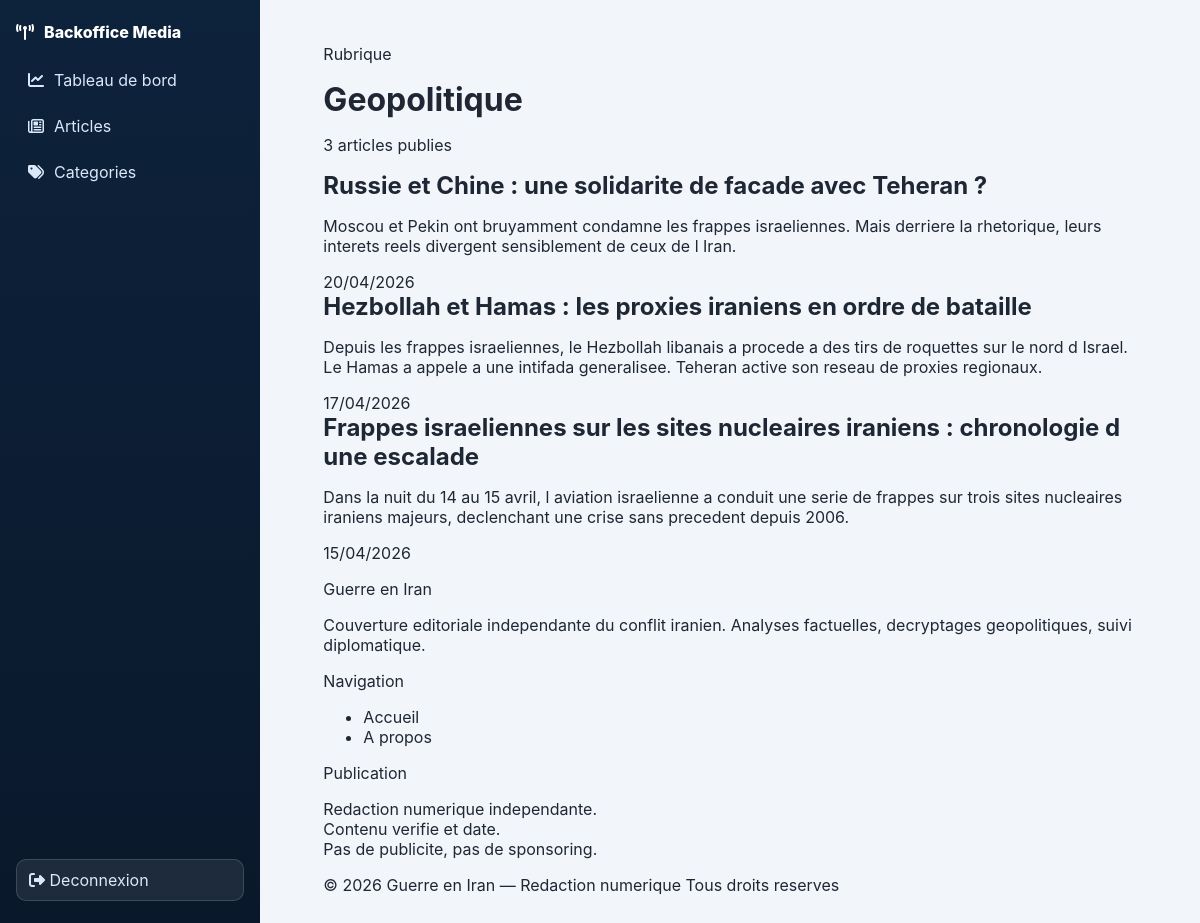
/frontoffice/public/categorie.php?slug=geopolitique, run on the app's committed database.
### tables this page shows
CREATE TABLE IF NOT EXISTS categories (
	id INT UNSIGNED AUTO_INCREMENT PRIMARY KEY,
	nom VARCHAR(120) NOT NULL,
	slug VARCHAR(150) NOT NULL UNIQUE,
	created_at TIMESTAMP NOT NULL DEFAULT CURRENT_TIMESTAMP
);

CREATE TABLE IF NOT EXISTS articles (
	id INT UNSIGNED AUTO_INCREMENT PRIMARY KEY,
	categorie_id INT UNSIGNED NOT NULL,
	titre VARCHAR(255) NOT NULL,
	slug VARCHAR(255) NOT NULL UNIQUE,
	resume TEXT NULL,
	contenu MEDIUMTEXT NOT NULL,
	image VARCHAR(255) NULL,
	alt_image VARCHAR(255) NULL,
	meta_title VARCHAR(70) NULL,
	meta_description VARCHAR(170) NULL,
	statut ENUM('publie', 'brouillon') NOT NULL DEFAULT 'brouillon',
	created_at TIMESTAMP NOT NULL DEFAULT CURRENT_TIMESTAMP,
	updated_at TIMESTAMP NOT NULL DEFAULT CURRENT_TIMESTAMP ON UPDATE CURRENT_TIMESTAMP,
	CONSTRAINT fk_articles_categories
		FOREIGN KEY (categorie_id) REFERENCES categories(id)
		ON DELETE RESTRICT ON UPDATE CASCADE
);

### frontoffice/public/categorie.php (the view, shortened to what this page needs)
<?php
$db   = getDB();
$slug = $_GET['slug'] ?? '';
$stmt = $db->prepare('SELECT id, nom, slug FROM categories WHERE slug = ? LIMIT 1');
$stmt->execute([$slug]);
$categorie = $stmt->fetch();
$stmtArticles = $db->prepare(
        "SELECT titre, slug, resume, created_at
     FROM articles
     WHERE categorie_id = ? AND statut = 'publie'
     ORDER BY created_at DESC"
);
$stmtArticles->execute([$categorie['id']]);
$articles = $stmtArticles->fetchAll();
require_once '../includes/header.php';
?>
    <main class="page-main" id="main-content">
        <div class="container">
            <header class="cat-header">
                <p class="cat-label">Rubrique</p>
                <h1 class="cat-title"><?= htmlspecialchars($categorie['nom']) ?></h1>
                <p class="cat-count">
                    <?= count($articles) ?> article<?= count($articles) > 1 ? 's' : '' ?> publie<?= count($articles) > 1 ? 's' : '' ?>
                </p>
            </header>
            <?php if (empty($articles)): ?>
                <p style="color:var(--muted); font-family:var(--font-mono); font-size:.8rem; padding: 40px 0;">
                    Aucun article publie dans cette rubrique.
                </p>
            <?php else: ?>
                <section class="articles-list" aria-label="Articles de la rubrique <?= htmlspecialchars($categorie['nom']) ?>">
                    <?php foreach ($articles as $article): ?>
                        <article class="list-article">
                            <div>
                                <h2 class="list-article-title">
                                    <a href="/article/<?= htmlspecialchars($article['slug']) ?>">
                                        <?= htmlspecialchars(strip_tags($article['titre'])) ?>
                                    </a>
                                </h2>
                                <?php if (!empty($article['resume'])): ?>
                                    <p class="list-article-excerpt"><?= htmlspecialchars($article['resume']) ?></p>
                                <?php endif; ?>
                            </div>
                            <time class="list-article-date" datetime="<?= $article['created_at'] ?>">
                                <?= date('d/m/Y', strtotime($article['created_at'])) ?>
                            </time>
                        </article>
                    <?php endforeach; ?>
                </section>
            <?php endif; ?>
        </div>
    </main>
<?php require_once '../includes/footer.php'; ?>

### backoffice/public/assets/css/admin.css (style rules this page uses)
:root { --admin-bg: #f2f5fa; --admin-surface: #ffffff; --admin-sidebar: #0d223b; --admin-sidebar-soft: #133457; --admin-primary: #155eef; --admin-danger: #c92a2a; --admin-text: #1e2733; --admin-muted: #607082; --admin-border: #d8e0ea; --admin-shadow: 0 10px 24px rgba(12, 34, 58, 0.08); }
* { box-sizing: border-box; }
body { margin: 0; font-family: "Inter", "Segoe UI", Arial, sans-serif; color: var(--admin-text); background: var(--admin-bg); }
.container { width: min(1120px, 92%); margin: 0 auto; }
a { text-decoration: none; color: inherit; }
h1, h2 { margin: 0 0 12px; }

### data on the page
categories: nom "Geopolitique"
articles: titre "Russie et Chine : une solidarite de facade avec Teheran ?", resume "Moscou et Pekin ont bruyamment condamne les frappes israeliennes. Mais derriere la rhetorique, leurs interets reels divergent sensiblement de ceux de l Iran.", created_at "20/04/2026"
articles: titre "Hezbollah et Hamas : les proxies iraniens en ordre de bataille", resume "Depuis les frappes israeliennes, le Hezbollah libanais a procede a des tirs de roquettes sur le nord d Israel. Le Hamas a appele a une intifada generalisee. Teheran active son reseau de proxies regionaux.", created_at "17/04/2026"
articles: titre "Frappes israeliennes sur les sites nucleaires iraniens : chronologie d une escalade", resume "Dans la nuit du 14 au 15 avril, l aviation israelienne a conduit une serie de frappes sur trois sites nucleaires iraniens majeurs, declenchant une crise sans precedent depuis 2006.", created_at "15/04/2026"

### other printed values
count($articles) "3"
